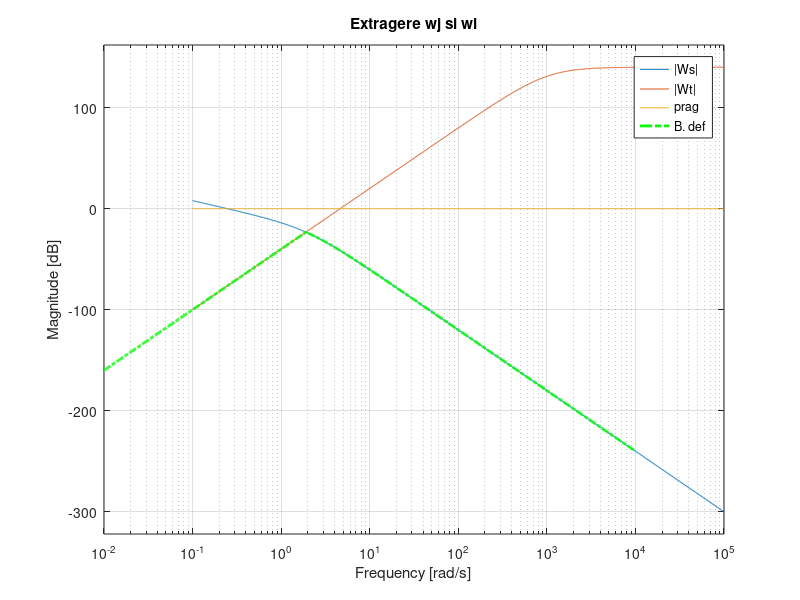
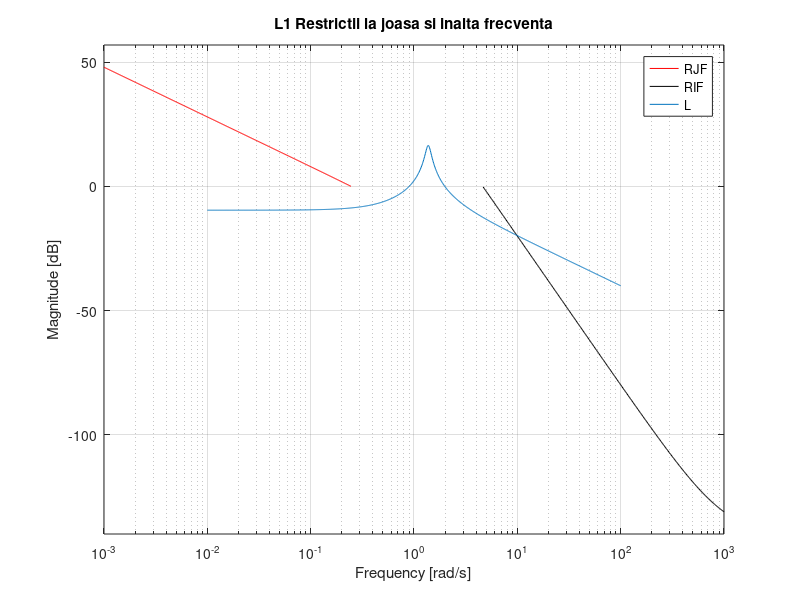
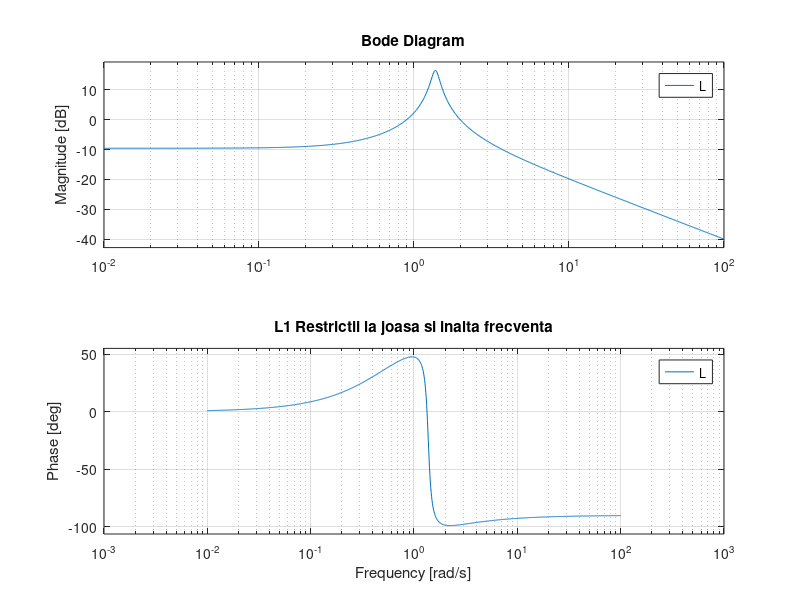
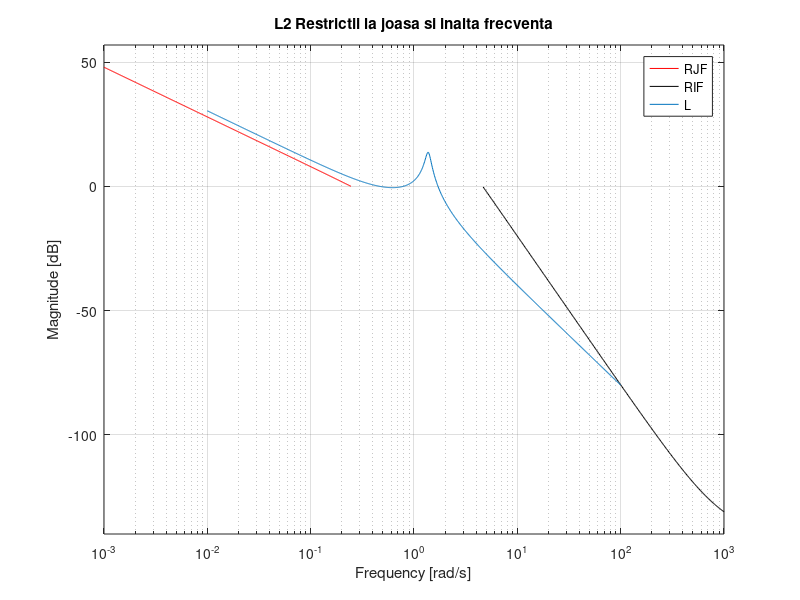

Here is the MATLAB script that generated these plots, in order:
s = tf('s');
%Fie sistemul:
P = (s + 0.6267)/(s^2 + 1.65*s + 1.889);
%care este supus unei avarii, prin care amortizoarele elevatoarelor îşi pierd 90% din eficacitate
%practic se schimba coeficientul de la numitor, s de ordin 1
Pa = (s + 0.6267)/(s^2 + 0.165*s + 1.889);
Wt = 0.01*s^3/(s/1000+1)^3;
Ws = 1/(s*(s+2)^2);

figure('Name', 'Extragere wj si wi', 'NumberTitle','off');
bodemag(Ws, Wt, tf(1));
hold on;
grid on;
legend('|Ws|', '|Wt|', 'prag');
title('Extragere wj si wi');

N = 1000;
w_log = logspace(-2, 4, N);
[mag1a, ~]= bode(Ws, w_log);
[mag2a, ~]= bode(Wt, w_log);
mag1a = reshape(mag1a, 1, length(mag1a));
mag2a = reshape(mag2a, 1, length(mag2a));

plot(w_log, [mag2db(mag2a(mag2a<mag1a)) mag2db(mag1a(mag1a<=mag2a))], '-.g','linewidth' , 2, 'DisplayName','B. def')
%de aici reiese
wi = 4.65;
wj = 0.246;

%pas 2
%construire L prin trial and error
%dimensiunea graficului
w_span = logspace(-3,3,1e3);


[mag_Ws,~]=bode(Ws, w_span);
[mag_Wt,~]=bode(Wt, w_span);
mag_Ws = reshape(mag_Ws, 1, 1e3);   %reshape pastreaza din tabloul de 3 doar un vector de 1
mag_Wt = reshape(mag_Wt, 1, 1e3);
rjf = mag2db(mag_Ws./(1-mag_Wt));
rif = mag2db((1-mag_Ws)./mag_Wt);
%trunchere grafic pt restrictii rjf si rif
index_wj = w_span < wj;
index_wi = w_span > wi;

%% v1
%luam C = 1 si L = Pa*C
%este o metoda relativ comuna pentru inceput
C = 1;
L = Pa*C;

figure('Name', 'Restrictii V1', 'NumberTitle','off');
semilogx(w_span(index_wj), rjf(index_wj),'red')
hold on
semilogx(w_span(index_wi), rif(index_wi),'black')
hold on
bodemag(L)
grid on
xlim([1e-3 1e3])
legend('RJF', 'RIF', 'L');
title('L1 Restrictii la joasa si inalta frecventa')

%ne uitam la faza pentru a ne asigura ca sistemul in bucla inchisa este stabil
%click dreapta in interiorul graficului de faza (Phase), -> Characteristics -> All stability margins
figure('Name', 'Restrictii V1 Phase', 'NumberTitle','off');
bode(L)
grid on
xlim([1e-3 1e3])
legend('L');
title('L1 Restrictii la joasa si inalta frecventa')
%"Closed loop stable? Yes" => este ok, trecem mai departe

%% v2
%L nu este nici deasupra lui RJF, nici sub RIF
%remediem acest fapt prin inmultirea cu un integrator
L = L/s;

figure('Name', 'Restrictii V2', 'NumberTitle','off');
semilogx(w_span(index_wj), rjf(index_wj),'red')
hold on
semilogx(w_span(index_wi), rif(index_wi),'black')
hold on
bodemag(L)
grid on
xlim([1e-3 1e3])
legend('RJF', 'RIF', 'L');
title('L2 Restrictii la joasa si inalta frecventa')

%ne uitam la faza pentru a ne asigura ca sistemul in bucla inchisa este stabil
%click dreapta in interiorul graficului de faza (Phase), -> Characteristics -> All stability margins
figure('Name', 'Restrictii V2 Phase', 'NumberTitle','off');
bode(L)
grid on
xlim([1e-3 1e3])
legend('L');
title('L2 Restrictii la joasa si inalta frecventa')
%hover peste margine (al treilea punct)
%"Closed loop stable? No" => Sistemul s-a destabilizat in bucla inchisa din cauza fazei suplimentare
%Comparand graficul fazei din bode "Restrictii V2 Phase" cu "Restrictii V1 Phase", se observa ca L pleaca din -90 in loc de 0

%% v3
%intrucat se destabilizează sistemul in bucla inchisa, introducem un filtru de tip Notch

%De ce filtru Notch?
%Explicatia simpla: avem o cocoasa 
%Explicatia profes: vrem sa atenuam varful de rezonanta si sa fortam marginea de faza a sistemului inapoi in gama pozitiva

w_N = 1.337; %ales din grafic (cel cu amplitudine), fiind varful cocoasei
%forumla: zeta_t = evalfr(Pa/L,w_N*1i)/2; 
zeta_t = 0.05; %ar trebui ales dupa formula, insa nu are efectul dorit asupra graficului fazei

L = L*(s^2+2*w_N*zeta_t*s+w_N^2)/(s^2+ w_N*s +w_N^2);

figure('Name', 'Restrictii V3', 'NumberTitle','off');
semilogx(w_span(index_wj), rjf(index_wj),'red')
hold on
semilogx(w_span(index_wi), rif(index_wi),'black')
hold on
bodemag(L)
grid on
xlim([1e-3 1e3])
legend('RJF', 'RIF', 'L');
title('L3 Restrictii la joasa si inalta frecventa')


figure('Name', 'Restrictii V3 Phase', 'NumberTitle','off');
bode(L)
grid on
xlim([1e-3 1e3])
legend('L');
title('L3 Restrictii la joasa si inalta frecventa')
%"Closed loop stable? Yes" => este ok, trecem mai departe

%% v4

% L se afla in continuare deasupra lui RIF (il sectioneaza)
% Introducem un bloc de compensare cu panta(la frecvente inalte)
%cu N = 1 si w_r = 14.5
%aleg 14.5 si nu, spre exemplu 1, pentru a mentine sub -40 db/dec panta la medie frecventa

L = L*14.5/(s+14.5);

figure('Name', 'Restrictii V4', 'NumberTitle','off');
semilogx(w_span(index_wj), rjf(index_wj),'red')
hold on
semilogx(w_span(index_wi), rif(index_wi),'black')
hold on
bodemag(L)
grid on
xlim([1e-3 1e3])
legend('RJF', 'RIF', 'L');
title('L4 Restrictii la joasa si inalta frecventa')
% L se afla deasupra lui RJF si sub RIF
%din grafic se observa ca panta functiei L nu depaseste -40 dB/decada in
%jurul frecventei medii

figure('Name', 'Restrictii V4 Phase', 'NumberTitle','off');
bode(L)
grid on
xlim([1e-3 1e3])
legend('L');
title('L4 Restrictii la joasa si inalta frecventa')
%"Closed loop stable? Yes" => este ok, trecem mai departe

%pas 4
%se verifica ca L este stabil (hod trece la dreapta lui -1)
figure('Name', 'Verificare L stabil', 'NumberTitle','off');
nyquist(L)
legend('L');
title('Verificare L stabil');
%este stabil

%pas 5
%Calcul C
C = L/Pa;
S = feedback(1,series(Pa,C));
T = feedback(series(Pa,C),1);
%se verifica C propriu (aka grad numitor => grad numarator)
%C este propriu


%pas 6
%se verifica robustetea
[mag_WsS,~]=bode(Ws*S, w_span);
[mag_WtT,~]=bode(Wt*T, w_span);
mag_WsS = reshape(mag_WsS, 1, 1e3);
mag_WtT = reshape(mag_WtT, 1, 1e3);
mag_WsS_WtT = mag2db(mag_WsS+mag_WtT);

w_span = logspace(-3,2,1e3);
figure('Name', 'Conditie performanta robusta', 'NumberTitle','off');
line([0.01,10^2],[0,0],'Color', 'magenta');
hold on
semilogx(w_span, mag_WsS_WtT);
grid on
legend('prag', '|Ws*S|+|Wt*T|');
title('Conditie performanta robusta')
%se observa ca se afla sub 0 db (prag)